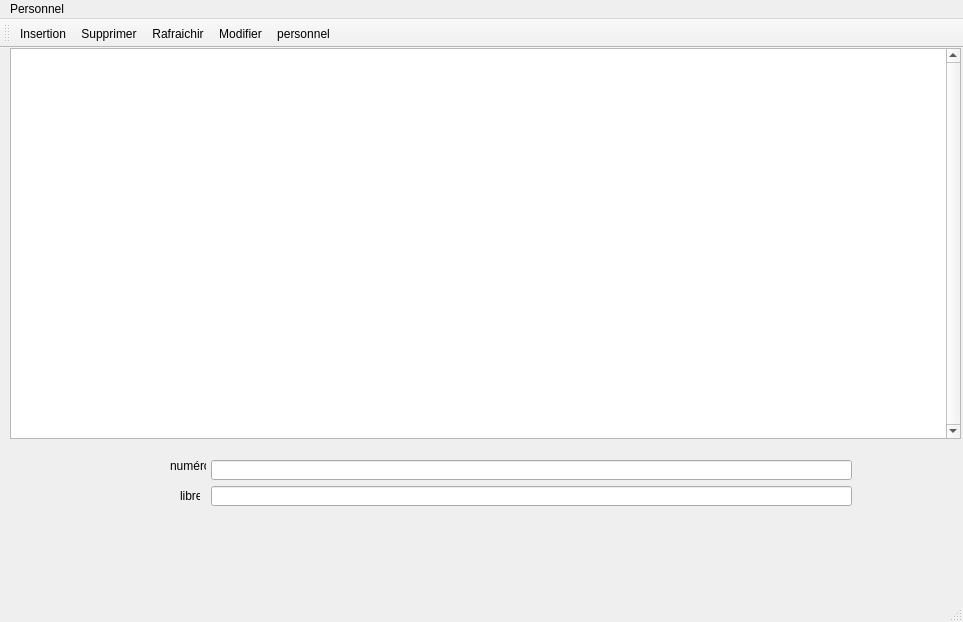
<?xml version="1.0" encoding="UTF-8"?>
<ui version="4.0">
 <class>MainWindow</class>
 <widget class="QMainWindow" name="MainWindow">
  <property name="geometry">
   <rect>
    <x>0</x>
    <y>0</y>
    <width>963</width>
    <height>622</height>
   </rect>
  </property>
  <property name="windowTitle">
   <string>MainWindow</string>
  </property>
  <widget class="QWidget" name="centralWidget">
   <widget class="QTableView" name="tableView">
    <property name="geometry">
     <rect>
      <x>10</x>
      <y>0</y>
      <width>951</width>
      <height>391</height>
     </rect>
    </property>
    <property name="verticalScrollBarPolicy">
     <enum>Qt::ScrollBarAlwaysOn</enum>
    </property>
    <property name="horizontalScrollBarPolicy">
     <enum>Qt::ScrollBarAlwaysOff</enum>
    </property>
   </widget>
   <widget class="QLabel" name="label_2">
    <property name="geometry">
     <rect>
      <x>180</x>
      <y>440</y>
      <width>20</width>
      <height>16</height>
     </rect>
    </property>
    <property name="text">
     <string>libre</string>
    </property>
   </widget>
   <widget class="QLineEdit" name="lineEdit_2">
    <property name="geometry">
     <rect>
      <x>211</x>
      <y>438</y>
      <width>641</width>
      <height>20</height>
     </rect>
    </property>
   </widget>
   <widget class="QLabel" name="label_3">
    <property name="geometry">
     <rect>
      <x>170</x>
      <y>410</y>
      <width>36</width>
      <height>16</height>
     </rect>
    </property>
    <property name="text">
     <string>numéro</string>
    </property>
   </widget>
   <widget class="QLineEdit" name="lineEdit_3">
    <property name="geometry">
     <rect>
      <x>211</x>
      <y>412</y>
      <width>641</width>
      <height>20</height>
     </rect>
    </property>
   </widget>
  </widget>
  <widget class="QMenuBar" name="menuBar">
   <property name="geometry">
    <rect>
     <x>0</x>
     <y>0</y>
     <width>963</width>
     <height>21</height>
    </rect>
   </property>
   <widget class="QMenu" name="menuoperation">
    <property name="title">
     <string>Personnel</string>
    </property>
   </widget>
   <addaction name="menuoperation"/>
  </widget>
  <widget class="QToolBar" name="mainToolBar">
   <attribute name="toolBarArea">
    <enum>TopToolBarArea</enum>
   </attribute>
   <attribute name="toolBarBreak">
    <bool>false</bool>
   </attribute>
   <addaction name="actionInsertion"/>
   <addaction name="actionSupprimer"/>
   <addaction name="actionRafraichir"/>
   <addaction name="actionModifier"/>
   <addaction name="actionpersonnel"/>
  </widget>
  <widget class="QStatusBar" name="statusBar"/>
  <action name="actionRafraichir">
   <property name="text">
    <string>Rafraichir</string>
   </property>
   <property name="toolTip">
    <string>Rafraichir</string>
   </property>
  </action>
  <action name="actionSupprimer">
   <property name="text">
    <string>Supprimer</string>
   </property>
  </action>
  <action name="actionModifier">
   <property name="text">
    <string>Modifier</string>
   </property>
  </action>
  <action name="actionInsertion">
   <property name="text">
    <string>Insertion</string>
   </property>
   <property name="toolTip">
    <string>Insertion</string>
   </property>
  </action>
  <action name="actionpersonnel">
   <property name="text">
    <string>personnel</string>
   </property>
  </action>
 </widget>
 <layoutdefault spacing="6" margin="11"/>
 <resources/>
 <connections/>
</ui>
